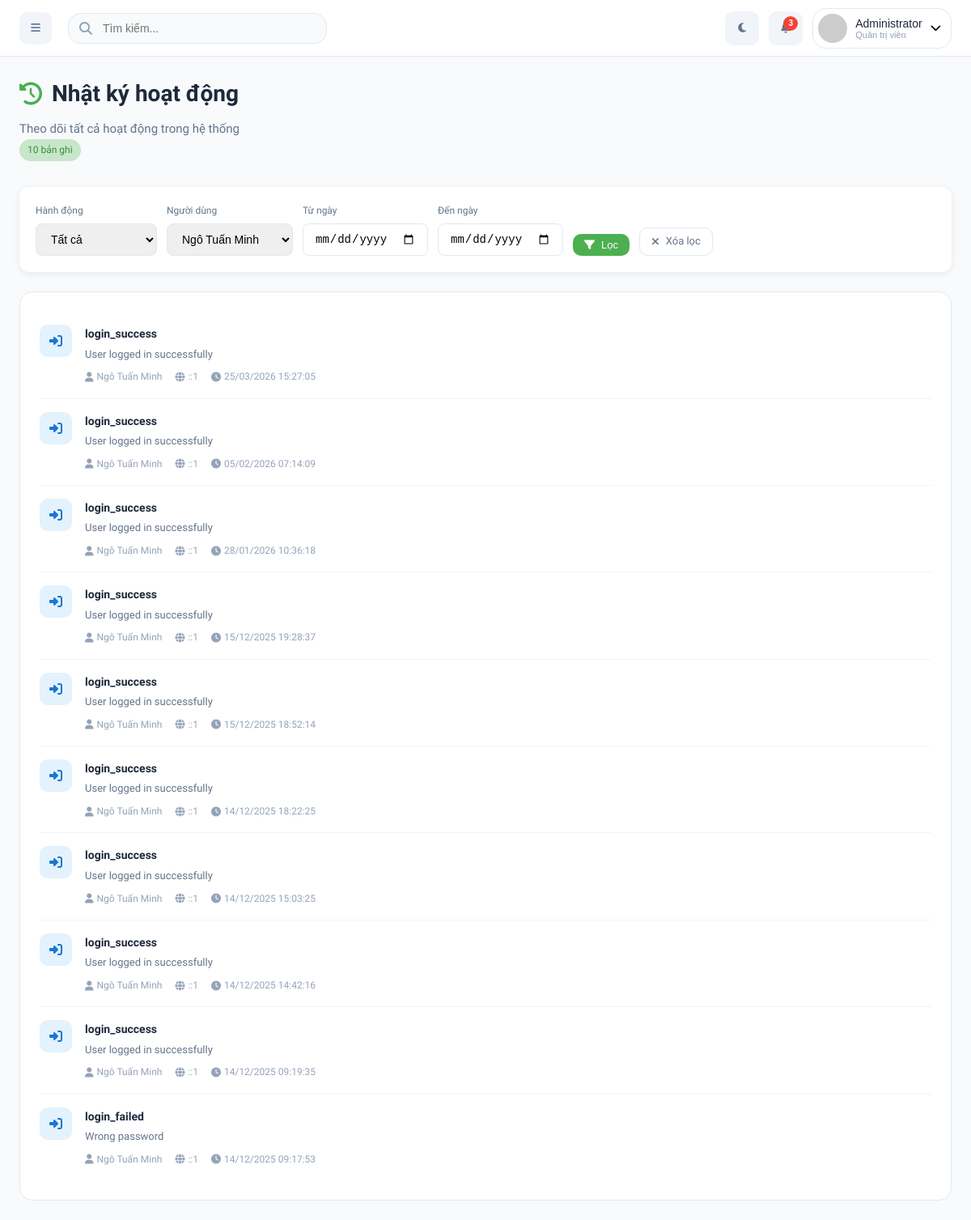
The app's page /admin/logs.php?user=1 (signed in) with its own data.
### tables this page shows
CREATE TABLE activity_logs (
                id INTEGER PRIMARY KEY AUTOINCREMENT,
                user_id INTEGER,
                action TEXT NOT NULL,
                description TEXT,
                ip_address TEXT,
                created_at DATETIME DEFAULT CURRENT_TIMESTAMP,
                FOREIGN KEY (user_id) REFERENCES users(id)
            );

CREATE TABLE users (
    id INTEGER PRIMARY KEY AUTOINCREMENT,
    fullname TEXT NOT NULL,
    email TEXT UNIQUE NOT NULL,
    password TEXT NOT NULL,
    role TEXT DEFAULT 'student'
, `gender` TEXT, birthday date, `avatar` TEXT, `specialized` TEXT, created_at datetime, status TEXT active, `updated_at` TEXT);

### admin/logs.php (the view, shortened to what this page needs)
<?php
require_once __DIR__ . '/../db/db_config.php';
$page = isset($_GET['page']) ? (int)$_GET['page'] : 1;
$limit = 50;
$offset = ($page - 1) * $limit;
$action_filter = isset($_GET['action']) ? $_GET['action'] : '';
$user_filter = isset($_GET['user']) ? (int)$_GET['user'] : 0;
$date_from = isset($_GET['date_from']) ? $_GET['date_from'] : '';
$date_to = isset($_GET['date_to']) ? $_GET['date_to'] : '';
try {
    $where_conditions = [];
    $params = [];
    if ($user_filter) {
        $where_conditions[] = "al.user_id = ?";
        $params[] = $user_filter;
    }
    $where_clause = $where_conditions ? "WHERE " . implode(" AND ", $where_conditions) : "";
    $count_sql = "SELECT COUNT(*) FROM activity_logs al $where_clause";
    $stmt = $pdo->prepare($count_sql);
    $stmt->execute($params);
    $total_logs = $stmt->fetchColumn();
    $sql = "SELECT al.*, u.fullname, u.email
            FROM activity_logs al
            LEFT JOIN users u ON al.user_id = u.id
            $where_clause
            ORDER BY al.created_at DESC
            LIMIT $limit OFFSET $offset";
    $stmt = $pdo->prepare($sql);
    $stmt->execute($params);
    $logs = $stmt->fetchAll(PDO::FETCH_ASSOC);
    $users = $pdo->query("SELECT id, fullname FROM users ORDER BY fullname")->fetchAll(PDO::FETCH_ASSOC);
} catch (PDOException $e) {
    $error_message = "Lỗi: " . $e->getMessage();
    $logs = [];
}
?>
<!DOCTYPE html>
<html lang="vi">
<head>
    <link rel="stylesheet" href="https://cdnjs.cloudflare.com/ajax/libs/font-awesome/6.4.0/css/all.min.css">
    <link rel="stylesheet" href="css/admin-common.css">
</head>
<body>
    <div class="main-wrapper">
        <?php include 'includes/header.php'; ?>
        <main class="main-content">
            <div class="page-header">
                <div class="page-header-left">
                    <h1><i class="fas fa-history"></i> Nhật ký hoạt động</h1>
                    <p>Theo dõi tất cả hoạt động trong hệ thống</p>
                </div>
                <div class="page-header-right">
                    <span class="badge badge-primary"><?php echo number_format($total_logs); ?> bản ghi</span>
                </div>
            </div>
            <div class="filters-card">
                <form method="GET" class="filters-form">
                    <div class="filter-group">
                        <label>Hành động</label>
                        <select name="action" class="filter-select">
                            <option value="">Tất cả</option>
                        </select>
                    </div>
                    <div class="filter-group">
                        <label>Người dùng</label>
                        <select name="user" class="filter-select">
                            <?php foreach ($users as $u): ?>
                                <option value="<?php echo $u['id']; ?>" <?php echo $user_filter == $u['id'] ? 'selected' : ''; ?>>
                                    <?php echo htmlspecialchars($u['fullname']); ?>
                                </option>
                            <?php endforeach; ?>
                        </select>
                    </div>
                    <div class="filter-group">
                        <label>Từ ngày</label>
                        <input type="date" name="date_from" class="filter-input" value="<?php echo $date_from; ?>">
                    </div>
                    <div class="filter-group">
                        <label>Đến ngày</label>
                        <input type="date" name="date_to" class="filter-input" value="<?php echo $date_to; ?>">
                    </div>
                    <button type="submit" class="btn btn-primary btn-sm">
                        <i class="fas fa-filter"></i> Lọc
                    </button>
                    <?php if ($action_filter || $user_filter || $date_from || $date_to): ?>
                        <a href="logs.php" class="btn btn-outline btn-sm">
                            <i class="fas fa-times"></i> Xóa lọc
                        </a>
                    <?php endif; ?>
                </form>
            </div>
            <div class="card">
                <div class="card-body">
                    <?php if (empty($logs)): ?>
                        <div class="empty-state">
                            <i class="fas fa-clipboard-list"></i>
                            <h3>Không có nhật ký</h3>
                            <p>Chưa có hoạt động nào được ghi lại.</p>
                        </div>
                    <?php else: ?>
                        <?php foreach ($logs as $log):
                            $iconClass = 'default';
                            $icon = 'fa-circle';
                            if (strpos($log['action'], 'login') !== false) { $iconClass = 'login'; $icon = 'fa-sign-in-alt'; }
                            elseif (strpos($log['action'], 'create') !== false) { $iconClass = 'create'; $icon = 'fa-plus'; }
                            elseif (strpos($log['action'], 'update') !== false) { $iconClass = 'update'; $icon = 'fa-edit'; }
                            elseif (strpos($log['action'], 'delete') !== false) { $iconClass = 'delete'; $icon = 'fa-trash'; }
                        ?>
                        <div class="log-item">
                            <div class="log-icon <?php echo $iconClass; ?>">
                                <i class="fas <?php echo $icon; ?>"></i>
                            </div>
                            <div class="log-content">
                                <div class="log-action"><?php echo htmlspecialchars($log['action']); ?></div>
                                <div class="log-description"><?php echo htmlspecialchars($log['description'] ?? ''); ?></div>
                                <div class="log-meta">
                                    <span><i class="fas fa-user"></i> <?php echo htmlspecialchars($log['fullname'] ?? 'Hệ thống'); ?></span>
                                    <span><i class="fas fa-globe"></i> <?php echo htmlspecialchars($log['ip_address'] ?? 'N/A'); ?></span>
                                    <span><i class="fas fa-clock"></i> <?php echo $log['created_at'] ? date('d/m/Y H:i:s', strtotime($log['created_at'])) : 'N/A'; ?></span>
                                </div>
                            </div>
                        </div>
                        <?php endforeach; ?>
                    <?php endif; ?>
                </div>
            </div>
        </main>
    </div>
</body>
</html>

### admin/css/admin-common.css (style rules this page uses)
:root { --primary-50: #E8F5E9; --primary-100: #C8E6C9; --primary-200: #A5D6A7; --primary-300: #81C784; --primary-400: #66BB6A; --primary-500: #4CAF50; --primary-600: #43A047; --primary-700: #388E3C; --primary-800: #2E7D32; --primary-900: #1B5E20; --gray-50: #FAFAFA; --gray-100: #F5F5F5; --gray-200: #EEEEEE; --gray-300: #E0E0E0; --gray-400: #BDBDBD; --gray-500: #9E9E9E; --gray-600: #757575; --gray-700: #616161; --gray-800: #424242; --gray-900: #212121; --success: #4CAF50; --warning: #FF9800; --danger: #F44336; --info: #2196F3; --sidebar-width: 280px; --sidebar-collapsed-width: 80px; --header-height: 70px; --shadow-sm: 0 1px 2px rgba(0, 0, 0, 0.05); --shadow-md: 0 4px 6px rgba(0, 0, 0, 0.07); --shadow-lg: 0 10px 15px rgba(0, 0, 0, 0.1); --shadow-xl: 0 20px 25px rgba(0, 0, 0, 0.15); --radius-sm: 6px; --radius-md: 10px; --radius-lg: 16px; --radius-xl: 24px; --transition-fast: 0.15s ease; --transition-normal: 0.3s ease; --transition-slow: 0.5s ease; --bg-primary: #ffffff; --bg-secondary: #f8fafc; --bg-tertiary: #f1f5f9; --text-primary: #1e293b; --text-secondary: #64748b; --text-muted: #94a3b8; --border-color: #e2e8f0; }
*, *::before, *::after { box-sizing: border-box; margin: 0; padding: 0; }
html { scroll-behavior: smooth; }
body { font-family: 'Lexend', -apple-system, BlinkMacSystemFont, sans-serif; background-color: var(--bg-secondary); color: var(--text-primary); line-height: 1.6; overflow-x: hidden; }
a { text-decoration: none; color: inherit; }
.main-wrapper { margin-left: var(--sidebar-width); min-height: 100vh; transition: margin-left var(--transition-normal); }
.main-content { padding: 24px; max-width: 1600px; margin: 0 auto; }
.page-header { margin-bottom: 32px; }
.page-header h1 { font-size: 28px; font-weight: 700; color: var(--text-primary); display: flex; align-items: center; gap: 12px; margin-bottom: 8px; }
.page-header h1 i { color: var(--primary-500); }
.page-header p { color: var(--text-secondary); font-size: 15px; }
.btn { display: inline-flex; align-items: center; justify-content: center; gap: 8px; padding: 10px 20px; border: none; border-radius: var(--radius-md); font-size: 14px; font-weight: 500; cursor: pointer; transition: all var(--transition-fast); }
.btn-sm { padding: 6px 14px; font-size: 13px; }
.btn-primary { background: var(--primary-500); color: white; }
.btn-outline { background: transparent; border: 1px solid var(--border-color); color: var(--text-secondary); }
.card { background: var(--bg-primary); border: 1px solid var(--border-color); border-radius: var(--radius-lg); overflow: hidden; }
.card-body { padding: 24px; }
.badge { display: inline-flex; align-items: center; padding: 4px 10px; border-radius: 20px; font-size: 12px; font-weight: 500; }
.badge-primary { background: var(--primary-100); color: var(--primary-700); }
@media (max-width: 1200px) { .main-wrapper { margin-left: 0; } }

### admin/logs.php (style rules this page uses)
.log-item { display: flex; gap: 16px; padding: 16px 0; border-bottom: 1px solid #f1f5f9; }
.log-item:last-child { border-bottom: none; }
.log-icon { width: 40px; height: 40px; border-radius: 10px; display: flex; align-items: center; justify-content: center; flex-shrink: 0; }
.log-icon.login { background: #e3f2fd; color: #1976d2; }
.log-content { flex: 1; }
.log-action { font-weight: 600; color: #1e293b; font-size: 14px; }
.log-description { color: #64748b; font-size: 13px; margin-top: 4px; }
.log-meta { display: flex; gap: 16px; margin-top: 8px; font-size: 12px; color: #94a3b8; }
.log-meta span { display: flex; align-items: center; gap: 4px; }
.filters-card { background: white; border-radius: 12px; padding: 20px; margin-bottom: 24px; box-shadow: 0 2px 8px rgba(0,0,0,0.08); }
.filters-form { display: flex; flex-wrap: wrap; gap: 12px; align-items: flex-end; }
.filter-group { display: flex; flex-direction: column; gap: 6px; }
.filter-group label { font-size: 12px; font-weight: 500; color: #64748b; }
.filter-select, .filter-input { padding: 10px 14px; border: 1px solid #e2e8f0; border-radius: 8px; font-size: 14px; min-width: 150px; }

### records on screen
activity_logs: action "login_success", description "User logged in successfully", user.fullname "Ngô Tuấn Minh", ip_address "::1", created_at "25/03/2026 15:27:05"
activity_logs: action "login_success", description "User logged in successfully", user.fullname "Ngô Tuấn Minh", ip_address "::1", created_at "05/02/2026 07:14:09"
activity_logs: action "login_success", description "User logged in successfully", user.fullname "Ngô Tuấn Minh", ip_address "::1", created_at "28/01/2026 10:36:18"
activity_logs: action "login_success", description "User logged in successfully", user.fullname "Ngô Tuấn Minh", ip_address "::1", created_at "15/12/2025 19:28:37"
activity_logs: action "login_success", description "User logged in successfully", user.fullname "Ngô Tuấn Minh", ip_address "::1", created_at "15/12/2025 18:52:14"
activity_logs: action "login_success", description "User logged in successfully", user.fullname "Ngô Tuấn Minh", ip_address "::1", created_at "14/12/2025 18:22:25"
activity_logs: action "login_success", description "User logged in successfully", user.fullname "Ngô Tuấn Minh", ip_address "::1", created_at "14/12/2025 15:03:25"
activity_logs: action "login_success", description "User logged in successfully", user.fullname "Ngô Tuấn Minh", ip_address "::1", created_at "14/12/2025 14:42:16"
activity_logs: action "login_success", description "User logged in successfully", user.fullname "Ngô Tuấn Minh", ip_address "::1", created_at "14/12/2025 09:19:35"
activity_logs: action "login_failed", description "Wrong password", user.fullname "Ngô Tuấn Minh", ip_address "::1", created_at "14/12/2025 09:17:53"

### other values on screen
$_SESSION['user'] "Administrator"
$total_logs "10"
form field user "Ngô Tuấn Minh"
